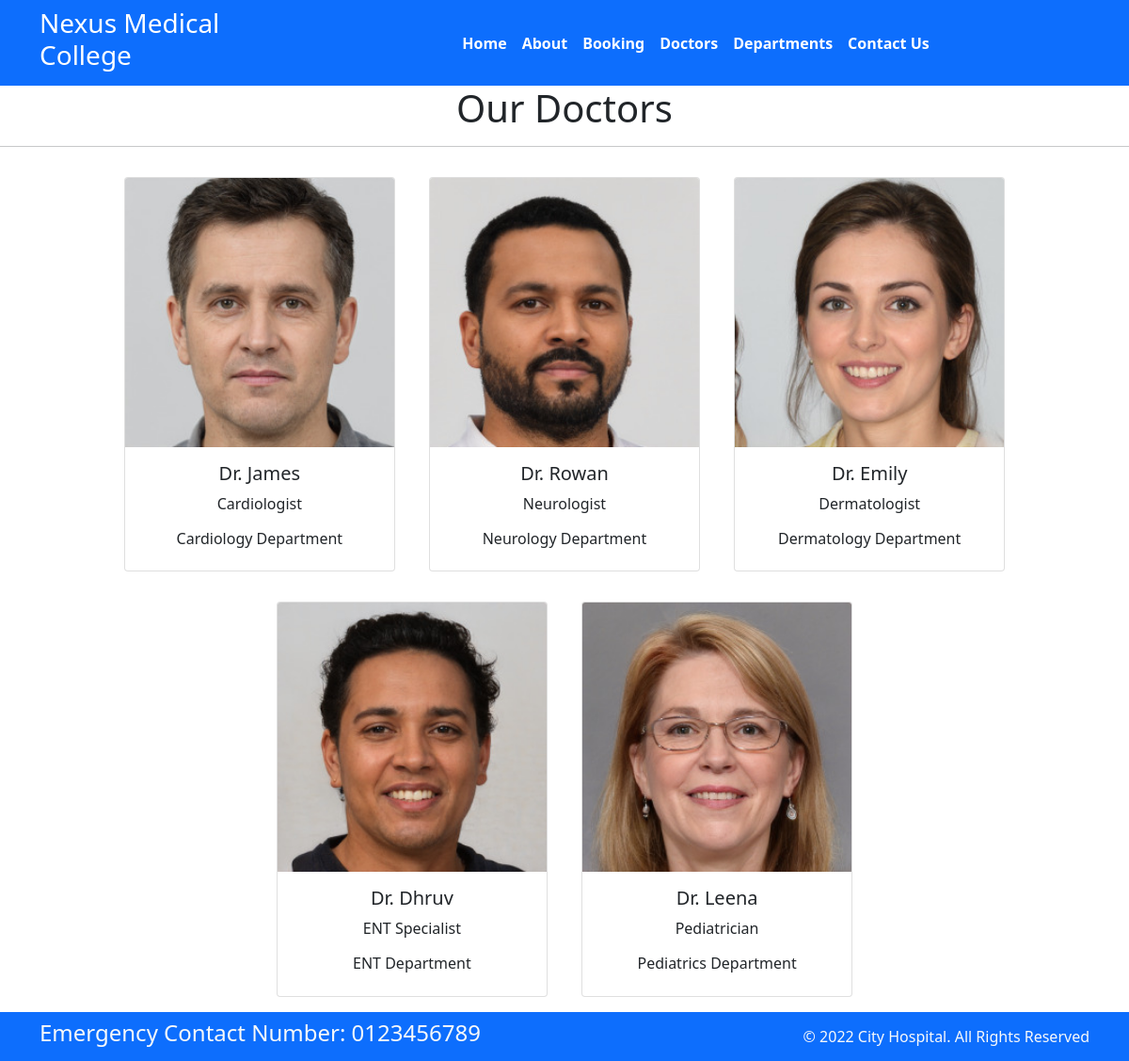
The app's page /doctors/ with its own data.
### home/models.py (models this page shows, shortened)
class Doctors(models.Model):
    doc_name = models.CharField(max_length=255)
    doc_spec = models.CharField(max_length=255)
    dep_name = models.ForeignKey(Departments, on_delete=models.CASCADE)
    doc_img = models.ImageField(upload_to='doctors_img')

class Departments(models.Model):
    def __str__(self):
        return self.dep_name
    dep_name = models.CharField(max_length=100)
    dep_description = models.TextField()

### home/views.py (the view)
# urls.py: path('doctors/', views.doctors, name='doctors'),
def doctors(request):
    dict_doc = {
        'doctors': Doctors.objects.all()
    }
    return render(request, 'doctors.html', dict_doc)

### templates/doctors.html (shortened to what this page needs)
{% extends 'base.html' %}
{% block content %}
<h1 class="text-center">Our Doctors</h1>
<hr>
<div class="container text-center">
    {% for d in doctors %}
    <div class="card text-center mx-3 my-3" style="width: 18rem; display:inline-block">
  <img src="{{d.doc_img.url}}" class="card-img-top" alt="...">
  <div class="card-body">
    <h5 class="card-title">Dr. {{d.doc_name}}</h5>
    <p class="card-text">{{d.doc_spec}}</p>
      <h6>{{d.dep_name}} Department</h6>
  </div>
</div>
    {% endfor %}
</div>
{% endblock %}

### templates/base.html (shortened to what this page needs)
{% load static %}
<!DOCTYPE html>
<html>
  <head>
    <link rel="stylesheet"
      href=" https://cdn.jsdelivr.net/npm/bootstrap@5.1.3/dist/css/bootstrap.min.css ">
    <link rel="stylesheet"
      href="https://use.fontawesome.com/releases/v5.2.0/css/all.css">
    <link rel="stylesheet"
      href="{% static '/css/style.css' %}">
  </head>
  <body>
    <nav class="navbar bg-primary navbar-expand-md ">
      <div class="container">
        <div class="col-3 text-left pl-md-0">
          <h3 class="text-white"> Nexus Medical College </h3>
        </div>
        <div
          class="collapse navbar-collapse justify-content-center col-md-8 navbar-collapse-3">
          <ul class="navbar-nav justify-content-center  fw-bold">
            <li class="nav-item active">
              <a class="nav-link text-white" href="{% url 'home' %}">Home </a>
            </li>
            <li class="nav-item">
              <a class="nav-link text-white" href="{% url 'about' %}">About</a>
            </li>
            <li class="nav-item">
              <a class="nav-link text-white" href="{% url 'booking' %}">Booking</a>
            </li>
            <li class="nav-item">
              <a class="nav-link text-white" href="{% url 'doctors' %}">Doctors</a>
            </li>
			 <li class="nav-item">
              <a class="nav-link text-white" href="{% url 'department' %}">Departments</a>
            </li>
            <li class="nav-item">
              <a class="nav-link text-white" href="{% url 'contact' %}">Contact Us</a>
            </li>
          </ul>
        </div>
      </div>
    </nav>
{% block content %} {% endblock %}
    <section class="">
      <footer class="pt-2 pb-2  bg-primary text-light">
        <div class="container">
          <div class="row align-items-center">
            <div class="col-12 col-md-8">
              <h4>Emergency Contact Number: 0123456789</h4>
            </div>
            <div class="col-12 col-md-4 mt-4 mt-md-0 text-center text-md-end">
              © 2022 City Hospital. All Rights Reserved
            </div>
          </div>
        </div>
      </footer>
    </section>
  </body>
</html>

### records on screen
Doctors: doc_img (picture), doc_name "James", doc_spec "Cardiologist", dep_name "Cardiology"
Doctors: doc_img (picture), doc_name "Rowan", doc_spec "Neurologist", dep_name "Neurology"
Doctors: doc_img (picture), doc_name "Emily", doc_spec "Dermatologist", dep_name "Dermatology"
Doctors: doc_img (picture), doc_name "Dhruv", doc_spec "ENT Specialist", dep_name "ENT"
Doctors: doc_img (picture), doc_name "Leena", doc_spec "Pediatrician", dep_name "Pediatrics"
